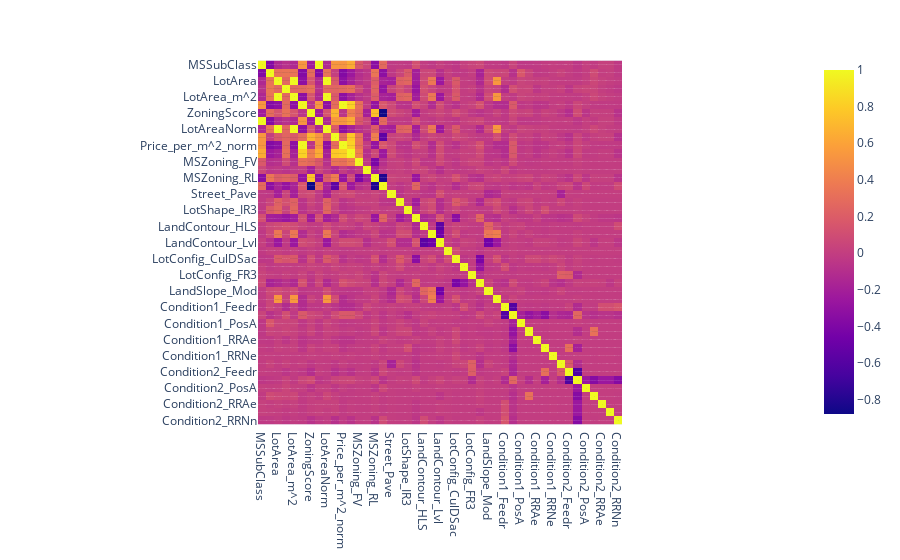

This figure's notebook cell:
### Code cell
fig = ptx.imshow(correlation, text_auto=True)
fig.show()

### Figure 1 — Plotly figure (JSON) as saved in the notebook; plotly's stock layout.template omitted (floating-point values rounded to 4 significant figures; data arrays with more than 128 entries replaced by an {"elided": "..."} marker saying what was removed)
{"data": [{"coloraxis": "coloraxis", "hovertemplate": "x: %{x}<br>y: %{y}<br>color: %{z}<extra></extra>", "name": "0", "texttemplate": "%{z}", "type": "heatmap", "x": ["MSSubClass", "LotFrontage", "LotArea", "SalePrice", "LotArea_m^2", "Price_per_m^2", "ZoningScore", "SubClassScore", "LotAreaNorm", "PDI", "Price_per_m^2_norm", "EVI", "MSZoning_FV", "MSZoning_RH", "MSZoning_RL", "MSZoning_RM", "Street_Pave", "LotShape_IR2", "LotShape_IR3", "LotShape_Reg", "LandContour_HLS", "LandContour_Low", "LandContour_Lvl", "Utilities_NoSeWa", "LotConfig_CulDSac", "LotConfig_FR2", "LotConfig_FR3", "LotConfig_Inside", "LandSlope_Mod", "LandSlope_Sev", "Condition1_Feedr", "Condition1_Norm", "Condition1_PosA", "Condition1_PosN", "Condition1_RRAe", "Condition1_RRAn", "Condition1_RRNe", "Condition1_RRNn", "Condition2_Feedr", "Condition2_Norm", "Condition2_PosA", "Condition2_PosN", "Condition2_RRAe", "Condition2_RRAn", "Condition2_RRNn"], "xaxis": "x", "y": ["MSSubClass", "LotFrontage", "LotArea", "SalePrice", "LotArea_m^2", "Price_per_m^2", "ZoningScore", "SubClassScore", "LotAreaNorm", "PDI", "Price_per_m^2_norm", "EVI", "MSZoning_FV", "MSZoning_RH", "MSZoning_RL", "MSZoning_RM", "Street_Pave", "LotShape_IR2", "LotShape_IR3", "LotShape_Reg", "LandContour_HLS", "LandContour_Low", "LandContour_Lvl", "Utilities_NoSeWa", "LotConfig_CulDSac", "LotConfig_FR2", "LotConfig_FR3", "LotConfig_Inside", "LandSlope_Mod", "LandSlope_Sev", "Condition1_Feedr", "Condition1_Norm", "Condition1_PosA", "Condition1_PosN", "Condition1_RRAe", "Condition1_RRAn", "Condition1_RRNe", "Condition1_RRNn", "Condition2_Feedr", "Condition2_Norm", "Condition2_PosA", "Condition2_PosN", "Condition2_RRAe", "Condition2_RRAn", "Condition2_RRNn"], "yaxis": "y", "z": {"elided": "45x45 float values"}}], "layout": {"coloraxis": {"colorscale": [[0, "#0d0887"], [0.1111, "#46039f"], [0.2222, "#7201a8"], [0.3333, "#9c179e"], [0.4444, "#bd3786"], [0.5556, "#d8576b"], [0.6667, "#ed7953"], [0.7778, "#fb9f3a"], [0.8889, "#fdca26"], [1, "#f0f921"]]}, "margin": {"t": 60}, "xaxis": {"anchor": "y", "constrain": "domain", "domain": [0, 1], "scaleanchor": "y"}, "yaxis": {"anchor": "x", "autorange": "reversed", "constrain": "domain", "domain": [0, 1]}}}
